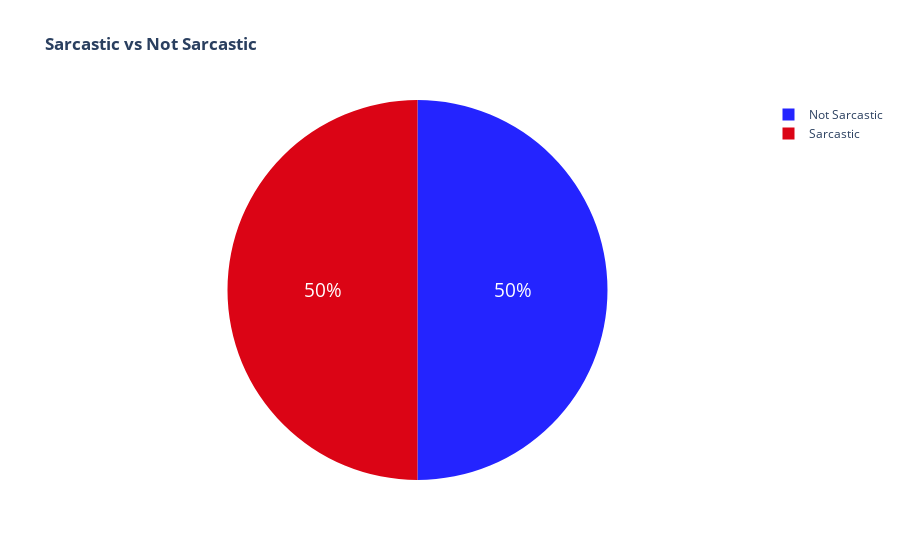

Write notebook code for a chart like this one.
### Markdown cell above
We want to visualize what the relationship is between sarcastic comments and non-sarcastic comments in our dataset with a pie chart. This gives us perspective on what we are working with.

### Code cell
import plotly as py
from plotly import graph_objs as go
from plotly.offline import iplot, init_notebook_mode
init_notebook_mode(connected=True)

configure_plotly_browser_state()

# Make pie chart to compare the numbers of sarcastic and not-sarcastic headlines
labels = ['Sarcastic', 'Not Sarcastic']
count_sarcastic = len(df[df['label']==1])
count_notsar = len(df[df['label']==0])
values = [count_sarcastic, count_notsar]
# values = [20,50]

trace = go.Pie(labels=labels,
               values=values,
               textfont=dict(size=19, color='#FFFFFF'),
               marker=dict(
                   colors=['#DB0415', '#2424FF'] 
               )
              )

layout = go.Layout(title = '<b>Sarcastic vs Not Sarcastic</b>')
data = [trace]
fig = go.Figure(data=data, layout=layout)

iplot(fig)

### Figure 1 — Plotly figure (JSON) as saved in the notebook; plotly's stock layout.template omitted (floating-point values rounded to 4 significant figures)
{"data": [{"marker": {"colors": ["#DB0415", "#2424FF"]}, "values": [631163, 631204], "textfont": {"color": "#FFFFFF", "size": 19}, "labels": ["Sarcastic", "Not Sarcastic"], "type": "pie"}], "layout": {"title": {"text": "<b>Sarcastic vs Not Sarcastic</b>"}}}
